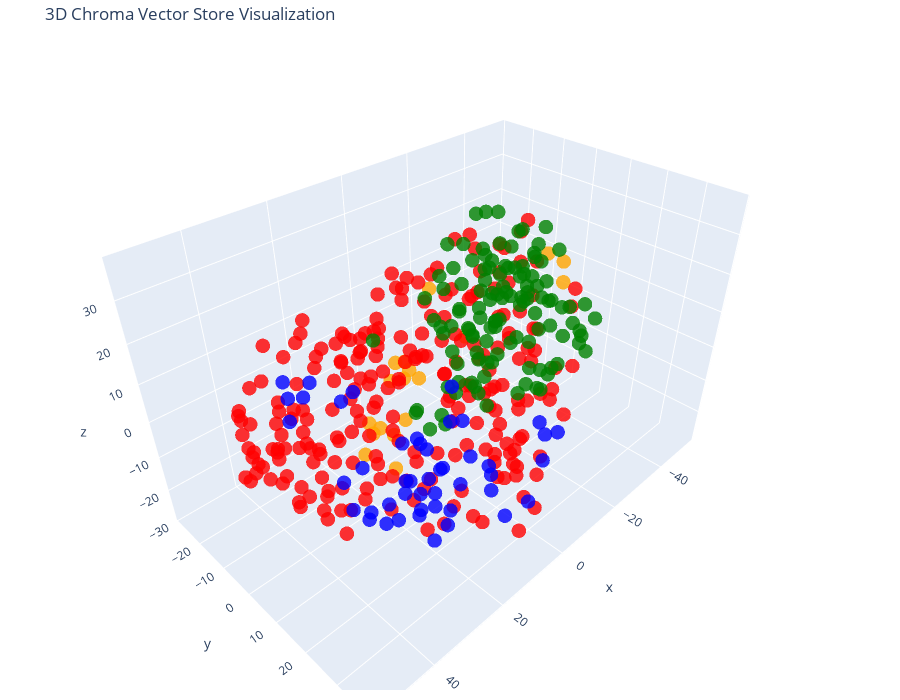

The code cell stored with this chart in its notebook:
### Code cell
# Let's try 3D!

tsne = TSNE(n_components=3, random_state=42)
reduced_vectors = tsne.fit_transform(vectors)

# Create the 3D scatter plot
fig = go.Figure(data=[go.Scatter3d(
    x=reduced_vectors[:, 0],
    y=reduced_vectors[:, 1],
    z=reduced_vectors[:, 2],
    mode='markers',
    marker=dict(size=5, color=colors, opacity=0.8),
    text=[f"Type: {t}<br>Text: {d[:100]}..." for t, d in zip(doc_types, documents)],
    hoverinfo='text'
)])

fig.update_layout(
    title='3D Chroma Vector Store Visualization',
    scene=dict(xaxis_title='x', yaxis_title='y', zaxis_title='z'),
    width=900,
    height=700,
    margin=dict(r=10, b=10, l=10, t=40)
)

fig.show()

### Figure 1 — Plotly figure (JSON) as saved in the notebook; plotly's stock layout.template omitted (floating-point values rounded to 4 significant figures; data arrays with more than 128 entries replaced by an {"elided": "..."} marker saying what was removed)
{"data": [{"hoverinfo": "text", "marker": {"color": {"elided": "413 str values"}, "opacity": 0.8, "size": 5}, "mode": "markers", "text": {"elided": "413 str values"}, "type": "scatter3d", "x": {"elided": "413 float values"}, "y": {"elided": "413 float values"}, "z": {"elided": "413 float values"}}], "layout": {"height": 700, "margin": {"b": 10, "l": 10, "r": 10, "t": 40}, "scene": {"xaxis": {"title": {"text": "x"}}, "yaxis": {"title": {"text": "y"}}, "zaxis": {"title": {"text": "z"}}}, "title": {"text": "3D Chroma Vector Store Visualization"}, "width": 900}}
